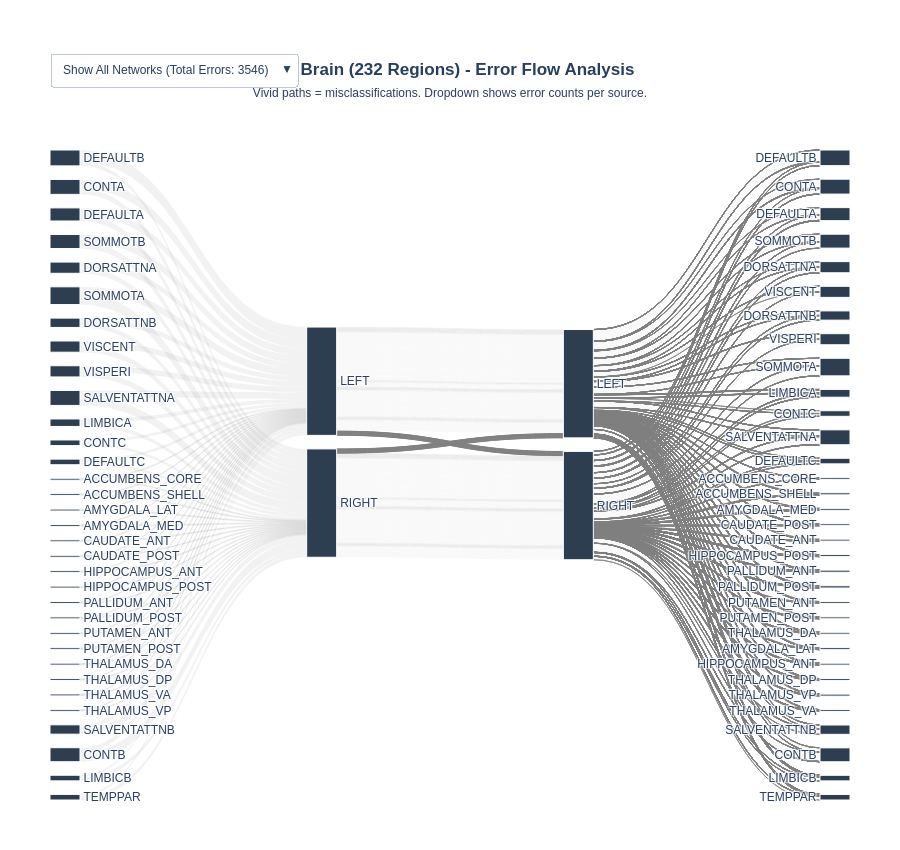
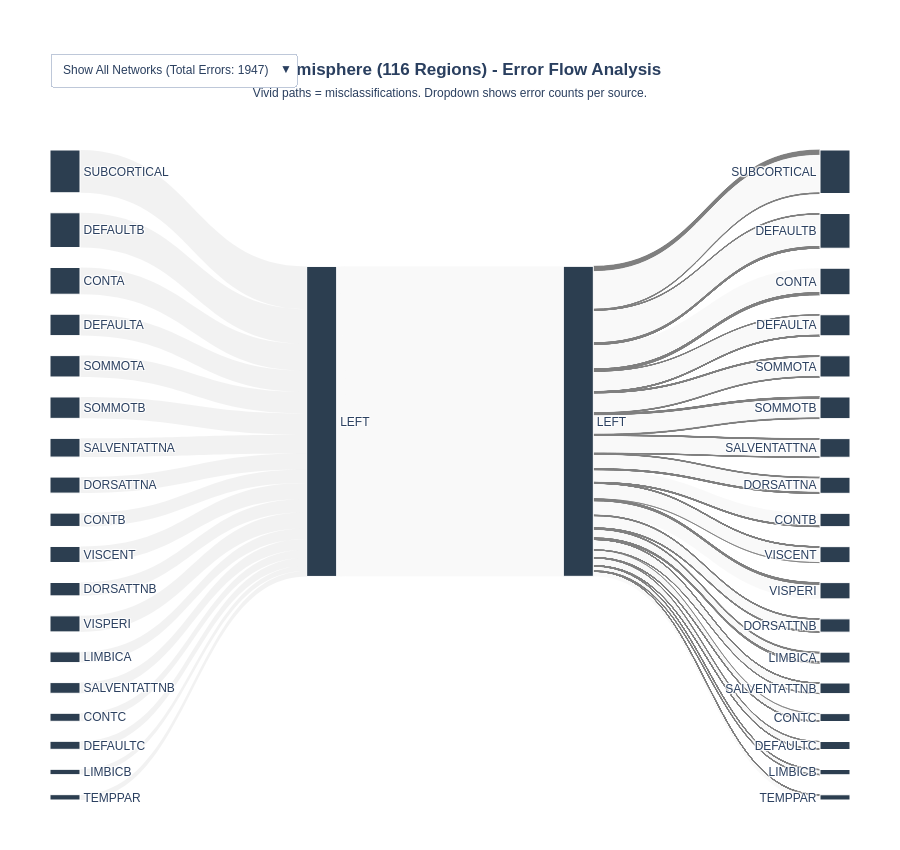
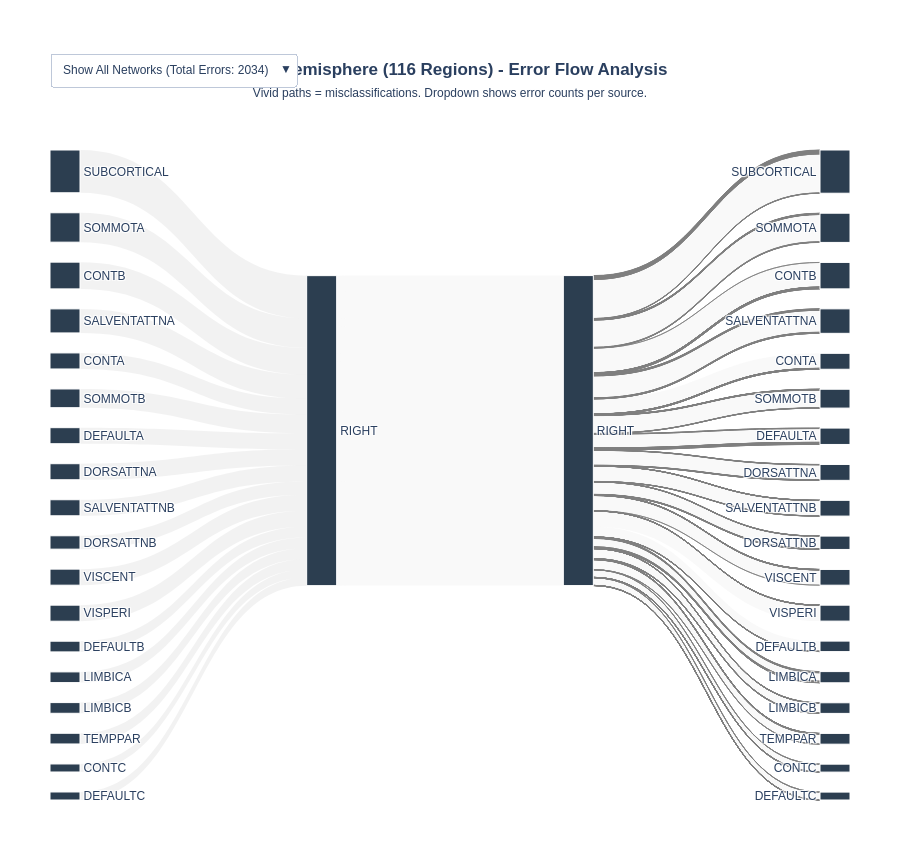

Source (notebook cell) for these figures, in order:
### Code cell
import plotly.graph_objects as go
import pandas as pd
import numpy as np

# Define network colors (Yeo 7-network color scheme)
NETWORK_COLORS = {
    'Vis': 'rgb(120, 18, 134)',      # Visual - Purple
    'SomMot': 'rgb(70, 130, 180)',   # Somatomotor - Blue
    'DorsAttn': 'rgb(0, 118, 14)',   # Dorsal Attention - Green
    'SalVentAttn': 'rgb(196, 58, 250)', # Salience/Ventral Attention - Violet
    'Limbic': 'rgb(220, 248, 164)',  # Limbic - Cream
    'Cont': 'rgb(230, 148, 34)',     # Control - Orange
    'Default': 'rgb(205, 62, 78)',   # Default Mode - Red
    'Unknown': 'rgb(128, 128, 128)'  # Gray for unknown
}

def create_sankey_data_from_confusion(confusion_matrix, region_info, cv_predictions, cv_true_labels):
    """
    Create Sankey diagram data from confusion matrix and region info.
    
    Args:
        confusion_matrix: numpy array (n_regions x n_regions)
        region_info: DataFrame with columns ['region_idx', 'region_name', 'network', 'hemisphere']
        cv_predictions: numpy array of predicted region indices
        cv_true_labels: numpy array of true region indices
    
    Returns:
        DataFrame with columns: Source_Net, Source_Hemi, Target_Net, Target_Hemi, Value
    """
    if confusion_matrix is None or region_info is None:
        print("⚠️  Missing confusion matrix or region info")
        return pd.DataFrame()
    
    # Ensure region_info has hemisphere column
    if 'hemisphere' not in region_info.columns:
        region_info = region_info.copy()
        region_info['hemisphere'] = region_info['region_name'].apply(
            lambda x: 'Left' if x.startswith('LH_') or x.endswith('-lh') else 
                      'Right' if x.startswith('RH_') or x.endswith('-rh') else 
                      'Unknown'
        )
    
    # Create a mapping from region_idx to network and hemisphere
    region_to_net = dict(zip(region_info['region_idx'], region_info['network']))
    region_to_hemi = dict(zip(region_info['region_idx'], region_info['hemisphere']))
    
    # Build Sankey data
    sankey_rows = []
    
    n_regions = confusion_matrix.shape[0]
    for true_idx in range(n_regions):
        for pred_idx in range(n_regions):
            count = confusion_matrix[true_idx, pred_idx]
            
            if count == 0:
                continue
            
            # Get network and hemisphere info
            source_net = region_to_net.get(true_idx, 'Unknown')
            source_hemi = region_to_hemi.get(true_idx, 'Unknown')
            target_net = region_to_net.get(pred_idx, 'Unknown')
            target_hemi = region_to_hemi.get(pred_idx, 'Unknown')
            
            # Capitalize hemisphere names for consistency
            source_hemi = source_hemi.capitalize() if source_hemi != 'Unknown' else 'Unknown'
            target_hemi = target_hemi.capitalize() if target_hemi != 'Unknown' else 'Unknown'
            
            sankey_rows.append({
                'Source_Net': source_net,
                'Source_Hemi': source_hemi,
                'Target_Net': target_net,
                'Target_Hemi': target_hemi,
                'Value': int(count)
            })
    
    return pd.DataFrame(sankey_rows)

def to_rgba(rgb_str, alpha=0.5):
    """Converts an rgb string to rgba with specified alpha."""
    if 'rgba' in rgb_str: 
        return rgb_str
    return rgb_str.replace('rgb', 'rgba').replace(')', f', {alpha})')

def plot_multilevel_sankey_refined(df, title="Error Flow: Network Misclassifications"):
    if df.empty:
        print("⚠️  DataFrame is empty. Cannot create Sankey diagram.")
        return None

    # 1. Pre-calculate Error Counts per Network for the Dropdown
    # We only care about cases where the Source Network != Target Network
    error_df = df[df['Source_Net'] != df['Target_Net']]
    net_error_counts = error_df.groupby('Source_Net')['Value'].sum().to_dict()
    total_errors = sum(net_error_counts.values())

    # 2. Setup Data Structures
    nets = sorted(list(set(df['Source_Net']) | set(df['Target_Net'])))
    hemis = ["Left", "Right"]
    
    node_labels = nets + hemis + hemis + nets
    node_map = {
        'true':   {n: i for i, n in enumerate(nets)},
        'src_h':  {h: i + len(nets) for i, h in enumerate(hemis)},
        'pred_h': {h: i + len(nets) + 2 for i, h in enumerate(hemis)},
        'pred_n': {n: i + len(nets) + 4 for i, n in enumerate(nets)}
    }

    links = []

    # 3. Build the Flows
    # FLOW 1: True Network -> Source Hemi
    f1 = df.groupby(['Source_Net', 'Source_Hemi'])['Value'].sum().reset_index()
    for _, r in f1.iterrows():
        links.append(dict(
            source=node_map['true'][r['Source_Net']],
            target=node_map['src_h'][r['Source_Hemi']],
            value=r['Value'],
            color=to_rgba(NETWORK_COLORS.get(r['Source_Net'], 'rgb(128,128,128)'), 0.1),
            net_group=r['Source_Net']
        ))

    # FLOW 2: Source Hemi -> Predicted Hemi
    f2 = df.groupby(['Source_Net', 'Source_Hemi', 'Target_Hemi'])['Value'].sum().reset_index()
    for _, r in f2.iterrows():
        is_swap = r['Source_Hemi'] != r['Target_Hemi']
        links.append(dict(
            source=node_map['src_h'][r['Source_Hemi']],
            target=node_map['pred_h'][r['Target_Hemi']],
            value=r['Value'],
            color=to_rgba(NETWORK_COLORS.get(r['Source_Net'], 'rgb(128,128,128)'), 0.25 if is_swap else 0.05),
            net_group=r['Source_Net']
        ))

    # FLOW 3: Predicted Hemi -> Predicted Network (Error Focus)
    f3 = df.groupby(['Source_Net', 'Target_Hemi', 'Target_Net'])['Value'].sum().reset_index()
    for _, r in f3.iterrows():
        is_error = r['Source_Net'] != r['Target_Net']
        color = to_rgba(NETWORK_COLORS.get(r['Source_Net'], 'rgb(128,128,128)'), 0.8 if is_error else 0.05)
            
        links.append(dict(
            source=node_map['pred_h'][r['Target_Hemi']],
            target=node_map['pred_n'][r['Target_Net']],
            value=r['Value'],
            color=color,
            net_group=r['Source_Net']
        ))

    # 4. Create Figure
    fig = go.Figure(go.Sankey(
        arrangement="snap",
        node=dict(
            pad=20, thickness=30,
            label=[l.upper() for l in node_labels],
            color=[NETWORK_COLORS.get(n, 'rgb(44,62,80)') for n in node_labels],
            line=dict(color="white", width=1)
        ),
        link=dict(
            source=[l['source'] for l in links],
            target=[l['target'] for l in links],
            value=[l['value'] for l in links],
            color=[l['color'] for l in links],
            customdata=[l['net_group'] for l in links],
            hovertemplate='<b>Source: %{customdata}</b><br>Target: %{target.label}<br>Count: %{value}<extra></extra>'
        )
    ))

    # 5. Interactive Dropdown Menu with Error Counts
    buttons = [dict(
        label=f"Show All Networks (Total Errors: {int(total_errors)})", 
        method="update", 
        args=[{"link.color": [l['color'] for l in links]}]
    )]

    for net in nets:
        # Get pre-calculated error count for this network
        err_count = int(net_error_counts.get(net, 0))
        
        focused_colors = []
        for l in links:
            if l['net_group'] == net:
                # Maintain original logic but ensure visibility
                focused_colors.append(l['color'].replace('0.05', '0.1').replace('0.8', '0.9'))
            else:
                focused_colors.append('rgba(0,0,0,0.01)') # Ghost the rest
        
        buttons.append(dict(
            label=f"Focus: {net} (Errors: {err_count})", 
            method="update", 
            args=[{"link.color": [focused_colors]}]
        ))

    fig.update_layout(
        title=dict(
            text=f"<b>{title}</b><br><span style='font-size:12px'>Vivid paths = misclassifications. Dropdown shows error counts per source.</span>", 
            x=0.5
        ),
        updatemenus=[dict(
            buttons=buttons, 
            direction="down", 
            showactive=True, 
            x=0, y=1.15, 
            xanchor='left'
        )],
        font_family="Arial",
        height=850,
        margin=dict(t=150, b=50, l=50, r=50),
        paper_bgcolor='white'
    )

    return fig

# ============================================================================
# USAGE EXAMPLES
# ============================================================================

# Example 1: Full Connectivity Sankey
print("\n" + "="*80)
print("CREATING SANKEY DIAGRAMS")
print("="*80)

print("\nGenerating Full Connectivity Sankey data...")
sankey_data_full = create_sankey_data_from_confusion(
    confusion_matrix_cv_full,
    region_info_full,
    cv_predictions_full,
    cv_true_labels_full
)
print(f"✓ Created {len(sankey_data_full)} flow entries")

if not sankey_data_full.empty:
    fig_full = plot_multilevel_sankey_refined(
        sankey_data_full, 
        title="Full Brain (232 Regions) - Error Flow Analysis"
    )
    if fig_full:
        fig_full.write_html(VIZ_OUTPUT_DIR / 'sankey_full_connectivity.html')
        print(f"✓ Saved: {VIZ_OUTPUT_DIR / 'sankey_full_connectivity.html'}")
        fig_full.show()

# Example 2: Left Hemisphere Sankey
print("\nGenerating Left Hemisphere Sankey data...")
sankey_data_lh = create_sankey_data_from_confusion(
    confusion_matrix_cv_lh,
    region_info_lh,
    cv_predictions_lh,
    cv_true_labels_lh
)
print(f"✓ Created {len(sankey_data_lh)} flow entries")

if not sankey_data_lh.empty:
    fig_lh = plot_multilevel_sankey_refined(
        sankey_data_lh, 
        title="Left Hemisphere (116 Regions) - Error Flow Analysis"
    )
    if fig_lh:
        fig_lh.write_html(VIZ_OUTPUT_DIR / 'sankey_left_hemisphere.html')
        print(f"✓ Saved: {VIZ_OUTPUT_DIR / 'sankey_left_hemisphere.html'}")
        fig_lh.show()

# Example 3: Right Hemisphere Sankey
print("\nGenerating Right Hemisphere Sankey data...")
sankey_data_rh = create_sankey_data_from_confusion(
    confusion_matrix_cv_rh,
    region_info_rh,
    cv_predictions_rh,
    cv_true_labels_rh
)
print(f"✓ Created {len(sankey_data_rh)} flow entries")

if not sankey_data_rh.empty:
    fig_rh = plot_multilevel_sankey_refined(
        sankey_data_rh, 
        title="Right Hemisphere (116 Regions) - Error Flow Analysis"
    )
    if fig_rh:
        fig_rh.write_html(VIZ_OUTPUT_DIR / 'sankey_right_hemisphere.html')
        print(f"✓ Saved: {VIZ_OUTPUT_DIR / 'sankey_right_hemisphere.html'}")
        fig_rh.show()

print("\n" + "="*80)
print("SANKEY DIAGRAMS COMPLETE")
print("="*80)

### Figure 1 — Plotly figure (JSON) as saved in the notebook; plotly's stock layout.template omitted (floating-point values rounded to 4 significant figures; data arrays with more than 128 entries replaced by an {"elided": "..."} marker saying what was removed)
{"data": [{"arrangement": "snap", "link": {"color": {"elided": "1329 str values"}, "customdata": {"elided": "1329 str values"}, "hovertemplate": "<b>Source: %{customdata}</b><br>Target: %{target.label}<br>Count: %{value}<extra></extra>", "source": {"elided": "1329 int values"}, "target": {"elided": "1329 int values"}, "value": {"elided": "1329 int values"}}, "node": {"color": ["rgb(44,62,80)", "rgb(44,62,80)", "rgb(44,62,80)", "rgb(44,62,80)", "rgb(44,62,80)", "rgb(44,62,80)", "rgb(44,62,80)", "rgb(44,62,80)", "rgb(44,62,80)", "rgb(44,62,80)", "rgb(44,62,80)", "rgb(44,62,80)", "rgb(44,62,80)", "rgb(44,62,80)", "rgb(44,62,80)", "rgb(44,62,80)", "rgb(44,62,80)", "rgb(44,62,80)", "rgb(44,62,80)", "rgb(44,62,80)", "rgb(44,62,80)", "rgb(44,62,80)", "rgb(44,62,80)", "rgb(44,62,80)", "rgb(44,62,80)", "rgb(44,62,80)", "rgb(44,62,80)", "rgb(44,62,80)", "rgb(44,62,80)", "rgb(44,62,80)", "rgb(44,62,80)", "rgb(44,62,80)", "rgb(44,62,80)", "rgb(44,62,80)", "rgb(44,62,80)", "rgb(44,62,80)", "rgb(44,62,80)", "rgb(44,62,80)", "rgb(44,62,80)", "rgb(44,62,80)", "rgb(44,62,80)", "rgb(44,62,80)", "rgb(44,62,80)", "rgb(44,62,80)", "rgb(44,62,80)", "rgb(44,62,80)", "rgb(44,62,80)", "rgb(44,62,80)", "rgb(44,62,80)", "rgb(44,62,80)", "rgb(44,62,80)", "rgb(44,62,80)", "rgb(44,62,80)", "rgb(44,62,80)", "rgb(44,62,80)", "rgb(44,62,80)", "rgb(44,62,80)", "rgb(44,62,80)", "rgb(44,62,80)", "rgb(44,62,80)", "rgb(44,62,80)", "rgb(44,62,80)", "rgb(44,62,80)", "rgb(44,62,80)", "rgb(44,62,80)", "rgb(44,62,80)", "rgb(44,62,80)", "rgb(44,62,80)", "rgb(44,62,80)", "rgb(44,62,80)"], "label": ["ACCUMBENS_CORE", "ACCUMBENS_SHELL", "AMYGDALA_LAT", "AMYGDALA_MED", "CAUDATE_ANT", "CAUDATE_POST", "CONTA", "CONTB", "CONTC", "DEFAULTA", "DEFAULTB", "DEFAULTC", "DORSATTNA", "DORSATTNB", "HIPPOCAMPUS_ANT", "HIPPOCAMPUS_POST", "LIMBICA", "LIMBICB", "PALLIDUM_ANT", "PALLIDUM_POST", "PUTAMEN_ANT", "PUTAMEN_POST", "SALVENTATTNA", "SALVENTATTNB", "SOMMOTA", "SOMMOTB", "TEMPPAR", "THALAMUS_DA", "THALAMUS_DP", "THALAMUS_VA", "THALAMUS_VP", "VISCENT", "VISPERI", "LEFT", "RIGHT", "LEFT", "RIGHT", "ACCUMBENS_CORE", "ACCUMBENS_SHELL", "AMYGDALA_LAT", "AMYGDALA_MED", "CAUDATE_ANT", "CAUDATE_POST", "CONTA", "CONTB", "CONTC", "DEFAULTA", "DEFAULTB", "DEFAULTC", "DORSATTNA", "DORSATTNB", "HIPPOCAMPUS_ANT", "HIPPOCAMPUS_POST", "LIMBICA", "LIMBICB", "PALLIDUM_ANT", "PALLIDUM_POST", "PUTAMEN_ANT", "PUTAMEN_POST", "SALVENTATTNA", "SALVENTATTNB", "SOMMOTA", "SOMMOTB", "TEMPPAR", "THALAMUS_DA", "THALAMUS_DP", "THALAMUS_VA", "THALAMUS_VP", "VISCENT", "VISPERI"], "line": {"color": "white", "width": 1}, "pad": 20, "thickness": 30}, "type": "sankey"}], "layout": {"font": {"family": "Arial"}, "height": 850, "margin": {"b": 50, "l": 50, "r": 50, "t": 150}, "paper_bgcolor": "white", "title": {"text": "<b>Full Brain (232 Regions) - Error Flow Analysis</b><br><span style='font-size:12px'>Vivid paths = misclassifications. Dropdown shows error counts per source.</span>", "x": 0.5}, "updatemenus": [{"buttons": [{"args": [{"link.color": {"elided": "1329 str values"}}], "label": "Show All Networks (Total Errors: 3546)", "method": "update"}, {"args": [{"link.color": {"elided": "1x1329 str values"}}], "label": "Focus: Accumbens_core (Errors: 53)", "method": "update"}, {"args": [{"link.color": {"elided": "1x1329 str values"}}], "label": "Focus: Accumbens_shell (Errors: 67)", "method": "update"}, {"args": [{"link.color": {"elided": "1x1329 str values"}}], "label": "Focus: Amygdala_lat (Errors: 100)", "method": "update"}, {"args": [{"link.color": {"elided": "1x1329 str values"}}], "label": "Focus: Amygdala_med (Errors: 62)", "method": "update"}, {"args": [{"link.color": {"elided": "1x1329 str values"}}], "label": "Focus: Caudate_ant (Errors: 23)", "method": "update"}, {"args": [{"link.color": {"elided": "1x1329 str values"}}], "label": "Focus: Caudate_post (Errors: 30)", "method": "update"}, {"args": [{"link.color": {"elided": "1x1329 str values"}}], "label": "Focus: ContA (Errors: 211)", "method": "update"}, {"args": [{"link.color": {"elided": "1x1329 str values"}}], "label": "Focus: ContB (Errors: 180)", "method": "update"}, {"args": [{"link.color": {"elided": "1x1329 str values"}}], "label": "Focus: ContC (Errors: 21)", "method": "update"}, {"args": [{"link.color": {"elided": "1x1329 str values"}}], "label": "Focus: DefaultA (Errors: 178)", "method": "update"}, {"args": [{"link.color": {"elided": "1x1329 str values"}}], "label": "Focus: DefaultB (Errors: 221)", "method": "update"}, {"args": [{"link.color": {"elided": "1x1329 str values"}}], "label": "Focus: DefaultC (Errors: 53)", "method": "update"}, {"args": [{"link.color": {"elided": "1x1329 str values"}}], "label": "Focus: DorsAttnA (Errors: 138)", "method": "update"}, {"args": [{"link.color": {"elided": "1x1329 str values"}}], "label": "Focus: DorsAttnB (Errors: 125)", "method": "update"}, {"args": [{"link.color": {"elided": "1x1329 str values"}}], "label": "Focus: Hippocampus_ant (Errors: 40)", "method": "update"}, {"args": [{"link.color": {"elided": "1x1329 str values"}}], "label": "Focus: Hippocampus_post (Errors: 78)", "method": "update"}, {"args": [{"link.color": {"elided": "1x1329 str values"}}], "label": "Focus: LimbicA (Errors: 257)", "method": "update"}, {"args": [{"link.color": {"elided": "1x1329 str values"}}], "label": "Focus: LimbicB (Errors: 114)", "method": "update"}, {"args": [{"link.color": {"elided": "1x1329 str values"}}], "label": "Focus: Pallidum_ant (Errors: 204)", "method": "update"}, {"args": [{"link.color": {"elided": "1x1329 str values"}}], "label": "Focus: Pallidum_post (Errors: 210)", "method": "update"}, {"args": [{"link.color": {"elided": "1x1329 str values"}}], "label": "Focus: Putamen_ant (Errors: 20)", "method": "update"}, {"args": [{"link.color": {"elided": "1x1329 str values"}}], "label": "Focus: Putamen_post (Errors: 32)", "method": "update"}, {"args": [{"link.color": {"elided": "1x1329 str values"}}], "label": "Focus: SalVentAttnA (Errors: 214)", "method": "update"}, {"args": [{"link.color": {"elided": "1x1329 str values"}}], "label": "Focus: SalVentAttnB (Errors: 140)", "method": "update"}, {"args": [{"link.color": {"elided": "1x1329 str values"}}], "label": "Focus: SomMotA (Errors: 132)", "method": "update"}, {"args": [{"link.color": {"elided": "1x1329 str values"}}], "label": "Focus: SomMotB (Errors: 121)", "method": "update"}, {"args": [{"link.color": {"elided": "1x1329 str values"}}], "label": "Focus: TempPar (Errors: 120)", "method": "update"}, {"args": [{"link.color": {"elided": "1x1329 str values"}}], "label": "Focus: Thalamus_DA (Errors: 42)", "method": "update"}, {"args": [{"link.color": {"elided": "1x1329 str values"}}], "label": "Focus: Thalamus_DP (Errors: 103)", "method": "update"}, {"args": [{"link.color": {"elided": "1x1329 str values"}}], "label": "Focus: Thalamus_VA (Errors: 32)", "method": "update"}, {"args": [{"link.color": {"elided": "1x1329 str values"}}], "label": "Focus: Thalamus_VP (Errors: 76)", "method": "update"}, {"args": [{"link.color": {"elided": "1x1329 str values"}}], "label": "Focus: VisCent (Errors: 71)", "method": "update"}, {"args": [{"link.color": {"elided": "1x1329 str values"}}], "label": "Focus: VisPeri (Errors: 78)", "method": "update"}], "direction": "down", "showactive": true, "x": 0, "xanchor": "left", "y": 1.15}]}}

### Figure 2 — Plotly figure (JSON) as saved in the notebook; plotly's stock layout.template omitted (floating-point values rounded to 4 significant figures; data arrays with more than 128 entries replaced by an {"elided": "..."} marker saying what was removed)
{"data": [{"arrangement": "snap", "link": {"color": {"elided": "312 str values"}, "customdata": {"elided": "312 str values"}, "hovertemplate": "<b>Source: %{customdata}</b><br>Target: %{target.label}<br>Count: %{value}<extra></extra>", "source": {"elided": "312 int values"}, "target": {"elided": "312 int values"}, "value": {"elided": "312 int values"}}, "node": {"color": ["rgb(44,62,80)", "rgb(44,62,80)", "rgb(44,62,80)", "rgb(44,62,80)", "rgb(44,62,80)", "rgb(44,62,80)", "rgb(44,62,80)", "rgb(44,62,80)", "rgb(44,62,80)", "rgb(44,62,80)", "rgb(44,62,80)", "rgb(44,62,80)", "rgb(44,62,80)", "rgb(44,62,80)", "rgb(44,62,80)", "rgb(44,62,80)", "rgb(44,62,80)", "rgb(44,62,80)", "rgb(44,62,80)", "rgb(44,62,80)", "rgb(44,62,80)", "rgb(44,62,80)", "rgb(44,62,80)", "rgb(44,62,80)", "rgb(44,62,80)", "rgb(44,62,80)", "rgb(44,62,80)", "rgb(44,62,80)", "rgb(44,62,80)", "rgb(44,62,80)", "rgb(44,62,80)", "rgb(44,62,80)", "rgb(44,62,80)", "rgb(44,62,80)", "rgb(44,62,80)", "rgb(44,62,80)", "rgb(44,62,80)", "rgb(44,62,80)", "rgb(44,62,80)", "rgb(44,62,80)"], "label": ["CONTA", "CONTB", "CONTC", "DEFAULTA", "DEFAULTB", "DEFAULTC", "DORSATTNA", "DORSATTNB", "LIMBICA", "LIMBICB", "SALVENTATTNA", "SALVENTATTNB", "SOMMOTA", "SOMMOTB", "SUBCORTICAL", "TEMPPAR", "VISCENT", "VISPERI", "LEFT", "RIGHT", "LEFT", "RIGHT", "CONTA", "CONTB", "CONTC", "DEFAULTA", "DEFAULTB", "DEFAULTC", "DORSATTNA", "DORSATTNB", "LIMBICA", "LIMBICB", "SALVENTATTNA", "SALVENTATTNB", "SOMMOTA", "SOMMOTB", "SUBCORTICAL", "TEMPPAR", "VISCENT", "VISPERI"], "line": {"color": "white", "width": 1}, "pad": 20, "thickness": 30}, "type": "sankey"}], "layout": {"font": {"family": "Arial"}, "height": 850, "margin": {"b": 50, "l": 50, "r": 50, "t": 150}, "paper_bgcolor": "white", "title": {"text": "<b>Left Hemisphere (116 Regions) - Error Flow Analysis</b><br><span style='font-size:12px'>Vivid paths = misclassifications. Dropdown shows error counts per source.</span>", "x": 0.5}, "updatemenus": [{"buttons": [{"args": [{"link.color": {"elided": "312 str values"}}], "label": "Show All Networks (Total Errors: 1947)", "method": "update"}, {"args": [{"link.color": {"elided": "1x312 str values"}}], "label": "Focus: ContA (Errors: 192)", "method": "update"}, {"args": [{"link.color": {"elided": "1x312 str values"}}], "label": "Focus: ContB (Errors: 57)", "method": "update"}, {"args": [{"link.color": {"elided": "1x312 str values"}}], "label": "Focus: ContC (Errors: 43)", "method": "update"}, {"args": [{"link.color": {"elided": "1x312 str values"}}], "label": "Focus: DefaultA (Errors: 89)", "method": "update"}, {"args": [{"link.color": {"elided": "1x312 str values"}}], "label": "Focus: DefaultB (Errors: 187)", "method": "update"}, {"args": [{"link.color": {"elided": "1x312 str values"}}], "label": "Focus: DefaultC (Errors: 26)", "method": "update"}, {"args": [{"link.color": {"elided": "1x312 str values"}}], "label": "Focus: DorsAttnA (Errors: 117)", "method": "update"}, {"args": [{"link.color": {"elided": "1x312 str values"}}], "label": "Focus: DorsAttnB (Errors: 97)", "method": "update"}, {"args": [{"link.color": {"elided": "1x312 str values"}}], "label": "Focus: LimbicA (Errors: 173)", "method": "update"}, {"args": [{"link.color": {"elided": "1x312 str values"}}], "label": "Focus: LimbicB (Errors: 57)", "method": "update"}, {"args": [{"link.color": {"elided": "1x312 str values"}}], "label": "Focus: SalVentAttnA (Errors: 69)", "method": "update"}, {"args": [{"link.color": {"elided": "1x312 str values"}}], "label": "Focus: SalVentAttnB (Errors: 26)", "method": "update"}, {"args": [{"link.color": {"elided": "1x312 str values"}}], "label": "Focus: SomMotA (Errors: 120)", "method": "update"}, {"args": [{"link.color": {"elided": "1x312 str values"}}], "label": "Focus: SomMotB (Errors: 155)", "method": "update"}, {"args": [{"link.color": {"elided": "1x312 str values"}}], "label": "Focus: Subcortical (Errors: 344)", "method": "update"}, {"args": [{"link.color": {"elided": "1x312 str values"}}], "label": "Focus: TempPar (Errors: 24)", "method": "update"}, {"args": [{"link.color": {"elided": "1x312 str values"}}], "label": "Focus: VisCent (Errors: 45)", "method": "update"}, {"args": [{"link.color": {"elided": "1x312 str values"}}], "label": "Focus: VisPeri (Errors: 126)", "method": "update"}], "direction": "down", "showactive": true, "x": 0, "xanchor": "left", "y": 1.15}]}}

### Figure 3 — Plotly figure (JSON) as saved in the notebook; plotly's stock layout.template omitted (floating-point values rounded to 4 significant figures; data arrays with more than 128 entries replaced by an {"elided": "..."} marker saying what was removed)
{"data": [{"arrangement": "snap", "link": {"color": {"elided": "319 str values"}, "customdata": {"elided": "319 str values"}, "hovertemplate": "<b>Source: %{customdata}</b><br>Target: %{target.label}<br>Count: %{value}<extra></extra>", "source": {"elided": "319 int values"}, "target": {"elided": "319 int values"}, "value": {"elided": "319 int values"}}, "node": {"color": ["rgb(44,62,80)", "rgb(44,62,80)", "rgb(44,62,80)", "rgb(44,62,80)", "rgb(44,62,80)", "rgb(44,62,80)", "rgb(44,62,80)", "rgb(44,62,80)", "rgb(44,62,80)", "rgb(44,62,80)", "rgb(44,62,80)", "rgb(44,62,80)", "rgb(44,62,80)", "rgb(44,62,80)", "rgb(44,62,80)", "rgb(44,62,80)", "rgb(44,62,80)", "rgb(44,62,80)", "rgb(44,62,80)", "rgb(44,62,80)", "rgb(44,62,80)", "rgb(44,62,80)", "rgb(44,62,80)", "rgb(44,62,80)", "rgb(44,62,80)", "rgb(44,62,80)", "rgb(44,62,80)", "rgb(44,62,80)", "rgb(44,62,80)", "rgb(44,62,80)", "rgb(44,62,80)", "rgb(44,62,80)", "rgb(44,62,80)", "rgb(44,62,80)", "rgb(44,62,80)", "rgb(44,62,80)", "rgb(44,62,80)", "rgb(44,62,80)", "rgb(44,62,80)", "rgb(44,62,80)"], "label": ["CONTA", "CONTB", "CONTC", "DEFAULTA", "DEFAULTB", "DEFAULTC", "DORSATTNA", "DORSATTNB", "LIMBICA", "LIMBICB", "SALVENTATTNA", "SALVENTATTNB", "SOMMOTA", "SOMMOTB", "SUBCORTICAL", "TEMPPAR", "VISCENT", "VISPERI", "LEFT", "RIGHT", "LEFT", "RIGHT", "CONTA", "CONTB", "CONTC", "DEFAULTA", "DEFAULTB", "DEFAULTC", "DORSATTNA", "DORSATTNB", "LIMBICA", "LIMBICB", "SALVENTATTNA", "SALVENTATTNB", "SOMMOTA", "SOMMOTB", "SUBCORTICAL", "TEMPPAR", "VISCENT", "VISPERI"], "line": {"color": "white", "width": 1}, "pad": 20, "thickness": 30}, "type": "sankey"}], "layout": {"font": {"family": "Arial"}, "height": 850, "margin": {"b": 50, "l": 50, "r": 50, "t": 150}, "paper_bgcolor": "white", "title": {"text": "<b>Right Hemisphere (116 Regions) - Error Flow Analysis</b><br><span style='font-size:12px'>Vivid paths = misclassifications. Dropdown shows error counts per source.</span>", "x": 0.5}, "updatemenus": [{"buttons": [{"args": [{"link.color": {"elided": "319 str values"}}], "label": "Show All Networks (Total Errors: 2034)", "method": "update"}, {"args": [{"link.color": {"elided": "1x319 str values"}}], "label": "Focus: ContA (Errors: 88)", "method": "update"}, {"args": [{"link.color": {"elided": "1x319 str values"}}], "label": "Focus: ContB (Errors: 182)", "method": "update"}, {"args": [{"link.color": {"elided": "1x319 str values"}}], "label": "Focus: ContC (Errors: 48)", "method": "update"}, {"args": [{"link.color": {"elided": "1x319 str values"}}], "label": "Focus: DefaultA (Errors: 189)", "method": "update"}, {"args": [{"link.color": {"elided": "1x319 str values"}}], "label": "Focus: DefaultB (Errors: 39)", "method": "update"}, {"args": [{"link.color": {"elided": "1x319 str values"}}], "label": "Focus: DefaultC (Errors: 33)", "method": "update"}, {"args": [{"link.color": {"elided": "1x319 str values"}}], "label": "Focus: DorsAttnA (Errors: 95)", "method": "update"}, {"args": [{"link.color": {"elided": "1x319 str values"}}], "label": "Focus: DorsAttnB (Errors: 80)", "method": "update"}, {"args": [{"link.color": {"elided": "1x319 str values"}}], "label": "Focus: LimbicA (Errors: 201)", "method": "update"}, {"args": [{"link.color": {"elided": "1x319 str values"}}], "label": "Focus: LimbicB (Errors: 76)", "method": "update"}, {"args": [{"link.color": {"elided": "1x319 str values"}}], "label": "Focus: SalVentAttnA (Errors: 175)", "method": "update"}, {"args": [{"link.color": {"elided": "1x319 str values"}}], "label": "Focus: SalVentAttnB (Errors: 61)", "method": "update"}, {"args": [{"link.color": {"elided": "1x319 str values"}}], "label": "Focus: SomMotA (Errors: 187)", "method": "update"}, {"args": [{"link.color": {"elided": "1x319 str values"}}], "label": "Focus: SomMotB (Errors: 82)", "method": "update"}, {"args": [{"link.color": {"elided": "1x319 str values"}}], "label": "Focus: Subcortical (Errors: 324)", "method": "update"}, {"args": [{"link.color": {"elided": "1x319 str values"}}], "label": "Focus: TempPar (Errors: 71)", "method": "update"}, {"args": [{"link.color": {"elided": "1x319 str values"}}], "label": "Focus: VisCent (Errors: 73)", "method": "update"}, {"args": [{"link.color": {"elided": "1x319 str values"}}], "label": "Focus: VisPeri (Errors: 30)", "method": "update"}], "direction": "down", "showactive": true, "x": 0, "xanchor": "left", "y": 1.15}]}}
